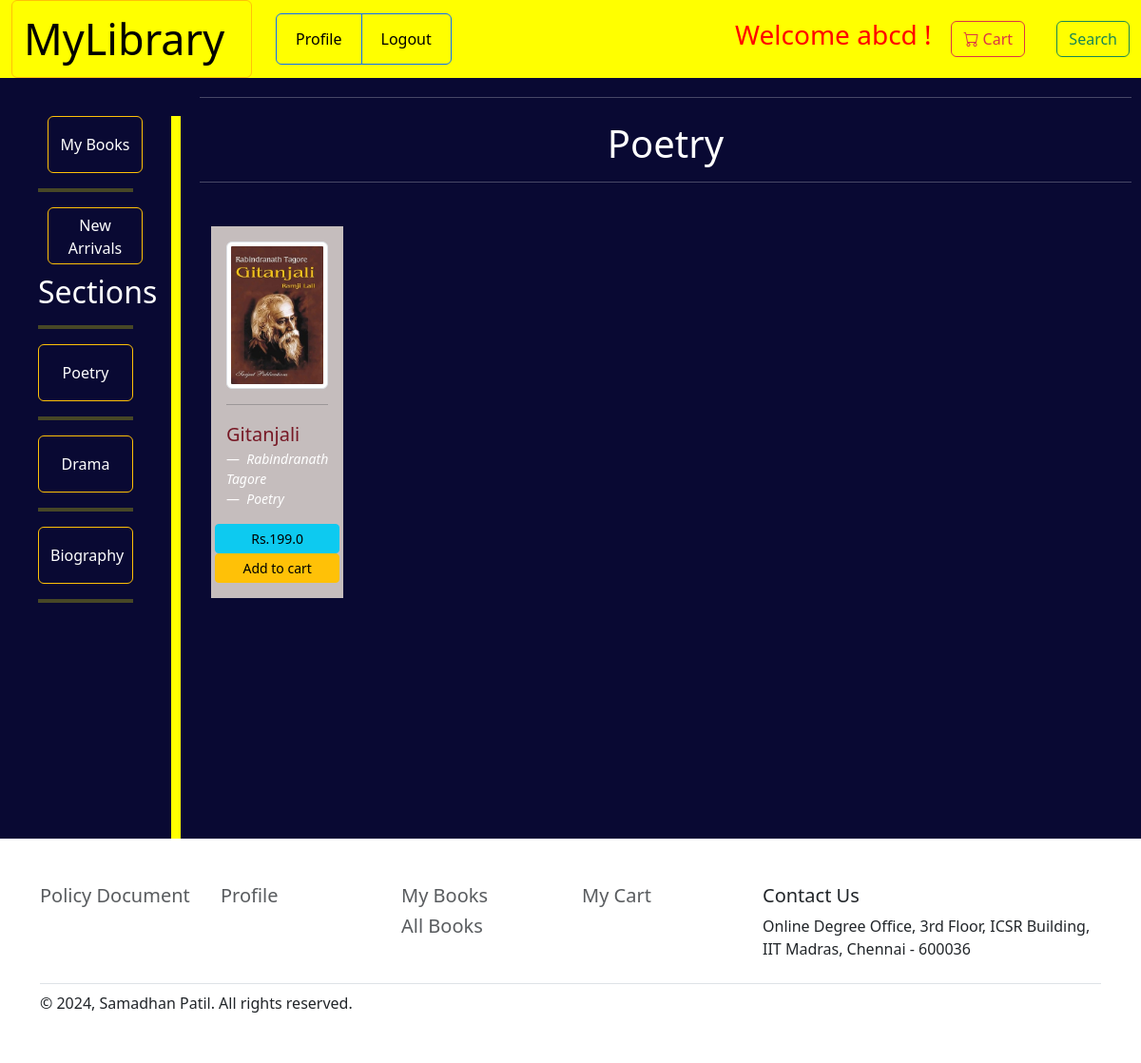
Page /3/section_books (signed in) on the committed database.
### application/model.py (models this page shows, shortened)
class User(db.Model,UserMixin):
    __tablename__=  "user"
    user_id = db.Column(db.Integer, primary_key = True, autoincrement = True)
    user_mail =  db.Column(db.String(30), nullable = False, unique = True)
    password = db.Column(db.String(80), nullable = False)
    user_name = db.Column(db.String())
    profile_img_path = db.Column(db.String(), default ="static\Images\dummy.jpg")
    role = db.Column(db.String(128), default='user', nullable=False)

class Section(db.Model):
    __tablename__=  "section"
    section_id = db.Column(db.Integer, primary_key=True)
    section_name = db.Column(db.String(150), nullable=False, unique = True)
    books = db.relationship('Book', backref = "belongsto", cascade = "all, delete" )
    orders = db.relationship('Cart', backref = "belongs", cascade = "all, delete" )

class Book(db.Model):
    __tablename__=  "book"
    book_id = db.Column(db.Integer, primary_key=True)
    book_title = db.Column(db.String(800), nullable=False)
    Author = db.Column(db.String(50))
    book_img_path = db.Column(db.String(800))
    book_pdf_path = db.Column(db.String(800))
    book_content = db.Column(db.String())
    section_name = db.Column(db.String(), db.ForeignKey('section.section_name'))
    book_price = db.Column(db.Float, nullable=False)
    date_added = db.Column(db.DateTime())

### application/controllers.py (the view)
@app.route('/<int:section_id>/section_books', methods=["GET"])
@login_required
def section_books(section_id):
    if request.method == "GET":
        books = Book.query.all()
        sections = Section.query.all()
        section = Section.query.filter_by(section_id=section_id).first()
        section_name = section.section_name
        if current_user.role == 'admin':
            return render_template('admin/sectionbook.html', books = books, section_name = section_name, sections = sections)
        else:
            return render_template('user/sectionbook1.html', books = books, section_name = section_name, sections = sections)

### application/controllers.py (called while the page is built)
@login_manager.user_loader
def load_user(id):
    return User.query.get(id)

### templates/user/sectionbook1.html (shortened to what this page needs)
{% extends 'user/userbase.html' %}
{% block content %}
<div class="container" style="margin-left: 10px; margin-right: 10px; padding-top: 20px;">
  <div class="row gy-2">
    <hr style="color: white;">
    <h1 style="color: white; text-align: center;">{{section_name}}</h1>
    <hr style="color: white;">
    {% for book in books %}
    {% if book.section_name == section_name %}
    <div class="col-lg-2 col-md-3" style="margin-top: 30px;">
      <div class="box p-3" style="background-color: rgb(197, 189, 189);">
        <a class="text-dark text-decoration-none" href="{{ url_for('getBook', book_id = book.book_id) }}">
        <img src= {{ book.book_img_path }} class="img-thumbnail" alt="...">
        <hr>
        <figure class="text-start"  style="color: rgb(119, 24, 37);">
          <blockquote class="blockquote">
            <p>{{book.book_title}}</p>
          </blockquote>
          <figcaption class="blockquote-footer"  style="color: white;">
            <cite title="Source Title" >{{book.Author}}</cite>
          </figcaption>
          <figcaption class="blockquote-footer"  style="color: white;">
            <cite title="Source Title" >{{book.section_name}}</cite>
          </figcaption>
        </figure>
         </a>
      <div class="row" style="margin-top: auto;"">
        <button type="button" class=" btn btn-info btn-sm">Rs.{{book.book_price}}</button>
        <button type=submit class="btn btn-warning btn-sm"><a class="nav-item nav-link" href="{{ url_for('add_to_cart', book_id = book.book_id) }}">Add to cart</a></button>
      </div>
      </div>
    </div>
    {% endif %}
    {% endfor %}
  </div>
</div>
{% endblock %}

### templates/user/userbase.html (shortened to what this page needs)
<!DOCTYPE html>
<html>
<head>
    <link rel="stylesheet" href="https://cdnjs.cloudflare.com/ajax/libs/font-awesome/4.7.0/css/font-awesome.min.css">
    <link rel="stylesheet" href="https://cdn.jsdelivr.net/npm/bootstrap-icons@1.5.0/font/bootstrap-icons.css" />
    <link href="https://cdn.jsdelivr.net/npm/bootstrap@5.3.0-alpha1/dist/css/bootstrap.min.css" rel="stylesheet"
>
</head>
<body>
    <nav class="navbar navbar-expand-lg bg-body-tertiary" style="margin: 0;padding: 0;">
        <div class="container-fluid">
        <button type="button" class="btn btn-outline-warning"><a class="navbar-brand" style="font-size: 45px;text-align: center;" href="/">MyLibrary</a></button>
          <div class="collapse navbar-collapse" id="navbarSupportedContent">
            <ul class="navbar-nav me-auto mb-2 mb-lg-0">
              {% if current_user.is_authenticated %}
              <div class="btn-group" role="group" aria-label="Basic outlined example">
                <button type="button" class="btn btn-outline-primary"><a class="nav-link active" aria-current="page" href="/profile">Profile</a></button>
                <button type="button" class="btn btn-outline-primary"><a class="nav-link active" aria-current="page" href="/logout">Logout</a></button>
              </div>
              {% endif %}
            </ul>
            <h3><div style="color: red;">Welcome {{current_user.user_name}} !</div></h3>
            <div class="btn-group" role="group" aria-label="Basic outlined example">
                <button type="button" class="btn btn-outline-danger"><a class="nav-link active" aria-current="page" href="{{url_for("cart")}}">
                    <i class="bi bi-cart"></i>&nbsp;Cart</a></button>
            </div>
              <a href='/search'> <button class="btn btn-outline-success" type="submit">Search</button></a>
          </div>
        </div>
      </nav>
      <div style="margin: 0;padding: 0; ">
      <section class="d-flex justify-content align-items-top h-80 min-vh-100" style="background-color: rgb(9, 9, 51);">
        <div class="col-lg-1" style=" margin: 40px;" >
          <button type="button" class="btn btn-outline-warning" style="height: 60px; width: 100px;margin-left: 10px; "><a href='/userbook' style="text-decoration: none; color: white;">My Books</a></button>
          <hr style="border: 2px solid yellow;">
          <button type="button" class="btn btn-outline-warning" style="height: 60px; width: 100px;margin-left: 10px; "><a href='/new_arrivals' style="text-decoration: none; color: white;">New Arrivals</a></button>
          <h2 class="card-title" style="color: white; text-align: center; padding-top: 10px;">Sections</h2>
          <hr style="border: 2px solid yellow;">
          <div style="color: white; text-align: center;">
          {% for section in sections %}
          <button type="button" class="btn btn-outline-warning" style="height: 60px; width: 100px;"><a style="text-decoration: none; color: white; " href={{ url_for('section_books', section_id = section.section_id)}}>{{section.section_name}} </a></button>
          <hr style="border: 2px solid yellow;">
          {% endfor %}
        </div>
        </div>
        <div class="col-lg-1" style=" margin-top: 40px; width: 20px;">
          <div class="vl"></div>
        </div>
        {% block content %}
        {% endblock %}
      </section>
     </div>
     <div class="container">
        <footer class="py-5">
          <div class="row">
            <div class="col-2">
              <h5><div class="nav-item mb-2"><a href="/policy" class="nav-link p-0 text-muted">Policy Document</a></div></h5>
            </div>
            <div class="col-2">
              <h5><div class="nav-item mb-2"><a href="/profile" class="nav-link p-0 text-muted">Profile</a></div></h5>
            </div>
            <div class="col-2">
              <h5><div class="nav-item mb-2"><a href="/userbook" class="nav-link p-0 text-muted">My Books</a></div></h5>
              <h5><div class="nav-item mb-2"><a href="/" class="nav-link p-0 text-muted">All Books</a></div></h5>
            </div>
            <div class="col-2">
              <h5><div class="nav-item mb-2"><a href="/cart" class="nav-link p-0 text-muted">My Cart</a></div></h5>
            </div>
            <div class="col-4 ">
                <h5>Contact Us</h5>
                <p>Online Degree Office, 3rd Floor, ICSR Building, IIT Madras, Chennai - 600036</p>
            </div>
          </div>
          <div class="d-flex justify-content-between py-2 my-2 border-top">
            <p>© 2024, Samadhan Patil. All rights reserved.</p>
          </div>
        </footer>
      </div>
</body>
</html>

### templates/user/userbase.html (style rules this page uses)
.container-fluid { background-color:yellow; }
img { width: 100%; height: 0%; }
.box { background-color: royalblue; height: 100%; display: flex; flex-direction: column; text-decoration-color: aliceblue; }
.vl { border-left: 10px solid yellow; height: 100%; position: relative; }

### rows in the picture
User: user_name "abcd"
Section: section_name "Poetry"
Section: section_name "Drama"
Section: section_name "Biography"
Book: book_img_path (picture), book_title "Gitanjali", Author "Rabindranath Tagore", section_name "Poetry", book_price "199.0"
